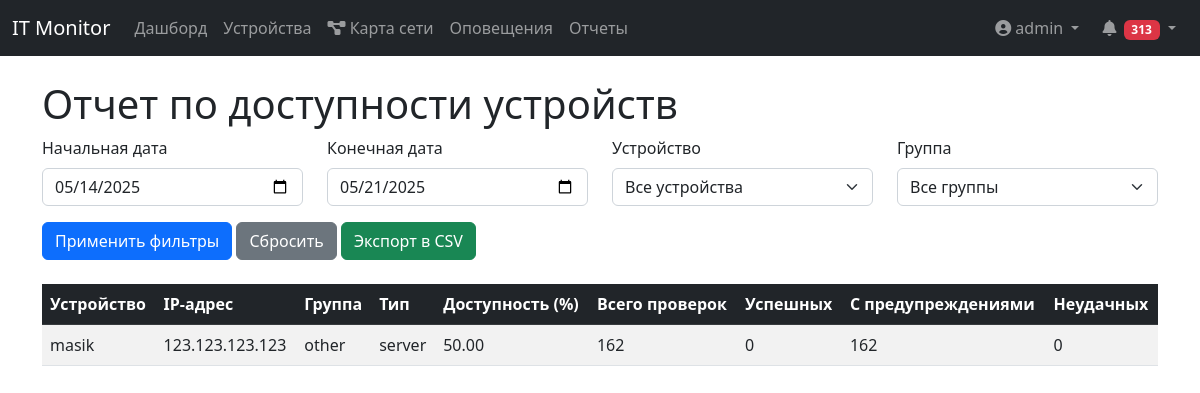
Page /reports/availability (signed in) on the committed database.
### app.py (models this page shows, shortened)
class User(UserMixin, db.Model):
    __tablename__ = 'users'
    id = db.Column(db.Integer, primary_key=True)
    login = db.Column(db.String(50), unique=True, nullable=False)
    password_hash = db.Column('pass', db.String(100), nullable=False)  # Используем имя столбца из БД
    role = db.Column(db.String(20), nullable=False, default='user')

class Device(db.Model):
    __tablename__ = 'devices'
    id = db.Column(db.Integer, primary_key=True)
    name = db.Column(db.String(100), nullable=False)
    ip_address = db.Column(db.String(15), nullable=False)
    device_type = db.Column(db.Enum(DeviceType, values_callable=lambda x: [e.value for e in DeviceType]),
                            nullable=False,
                            default=DeviceType.OTHER)
    group = db.Column(db.String(50), nullable=False)
    check_interval = db.Column(db.Integer, default=60)  # Интервал проверки в секундах
    monitoring_methods = db.Column(db.String(200), default='ping')  # Методы мониторинга, хранятся как строка, разделенная запятыми.
    description = db.Column(db.String(200))
    created_at = db.Column(db.DateTime, default=datetime.utcnow)
    updated_at = db.Column(db.DateTime, default=datetime.utcnow, onupdate=datetime.utcnow)
    last_check = db.Column(db.DateTime)
    monitoring_results = db.relationship(
        'MonitoringResult',
        back_populates='device',
        lazy='dynamic',
        cascade='all, delete-orphan'
    )
    @property
    def last_check(self):
        last_result = self.monitoring_results.order_by(MonitoringResult.timestamp.desc()).first()
        return last_result.timestamp if last_result else None

### app.py (the view, shortened to what this page needs)
@app.route('/reports/availability', methods=['GET', 'POST'])
@login_required
def availability_report():
    default_start = (datetime.utcnow() - timedelta(days=7)).strftime('%Y-%m-%d')
    default_end = datetime.utcnow().strftime('%Y-%m-%d')
    start_date = request.args.get('start_date', default_start)
    end_date = request.args.get('end_date', default_end)
    device_id = request.args.get('device_id', type=int)
    group = request.args.get('group')
    try:
        start_datetime = datetime.strptime(start_date, '%Y-%m-%d')
        end_datetime = datetime.strptime(end_date, '%Y-%m-%d') + timedelta(
            days=1)  # Добавляем день для включения конечной даты
    except ValueError:
        flash('Неверный формат даты. Используйте ГГГГ-ММ-ДД', 'danger')
        return redirect(url_for('availability_report'))
    query = db.session.query(
        Device,
        func.avg(case(
            (MonitoringResult.status == 'up', 100),
            (MonitoringResult.status == 'warning', 50),
            else_=0
        )).label('availability_percent'),
        func.count(MonitoringResult.id).label('total_checks'),
        func.sum(case(
            (MonitoringResult.status == 'up', 1),
            else_=0
        )).label('up_checks'),
        func.sum(case(
            (MonitoringResult.status == 'warning', 1),
            else_=0
        )).label('warning_checks'),
        func.sum(case(
            (MonitoringResult.status == 'down', 1),
            else_=0
        )).label('down_checks')
    ).join(
        MonitoringResult,
        Device.id == MonitoringResult.device_id
    ).filter(
        MonitoringResult.timestamp >= start_datetime,
        MonitoringResult.timestamp <= end_datetime
    ).group_by(Device.id)
    if device_id:
        query = query.filter(Device.id == device_id)
    if group:
        query = query.filter(Device.group == group)
    results = query.all()
    all_devices = Device.query.order_by(Device.name).all()
    return render_template('reports/availability.html',
                           results=results,
                           all_devices=all_devices,
                           start_date=start_date,
                           end_date=end_date,
                           selected_device_id=device_id,
                           selected_group=group)

### app.py (called while the page is built)
@login_manager.user_loader
def load_user(user_id):
    return User.query.get(int(user_id))

@app.before_request
def check_admin_count():
    if request.path.startswith('/admin'):  # Проверяем путь вместо endpoint
        admins_count = User.query.filter_by(role='admin').count()
        if admins_count < 1:
            abort(403, description="В системе должен быть хотя бы один администратор")

### templates/reports/availability.html (shortened to what this page needs)
{% extends "base.html" %}
{% block content %}
<div class="container mt-4">
    <h1>Отчет по доступности устройств</h1>
    <form method="get" class="mb-4">
        <div class="row">
            <div class="col-md-3">
                <label for="start_date" class="form-label">Начальная дата</label>
                <input type="date" class="form-control" id="start_date" name="start_date" value="{{ start_date }}">
            </div>
            <div class="col-md-3">
                <label for="end_date" class="form-label">Конечная дата</label>
                <input type="date" class="form-control" id="end_date" name="end_date" value="{{ end_date }}">
            </div>
            <div class="col-md-3">
                <label for="device_id" class="form-label">Устройство</label>
                <select class="form-select" id="device_id" name="device_id">
                    <option value="">Все устройства</option>
                </select>
            </div>
            <div class="col-md-3">
                <label for="group" class="form-label">Группа</label>
                <select class="form-select" id="group" name="group">
                    <option value="">Все группы</option>
                </select>
            </div>
        </div>
        <div class="row mt-3">
            <div class="col-md-12">
                <button type="submit" class="btn btn-primary">Применить фильтры</button>
                <a href="{{ url_for('availability_report') }}" class="btn btn-secondary">Сбросить</a>
                <a href="{{ url_for('availability_report', export='csv', **request.args) }}" class="btn btn-success">
                    Экспорт в CSV
                </a>
            </div>
        </div>
    </form>
    <div class="table-responsive">
        <table class="table table-striped table-hover">
            <thead class="table-dark">
                <tr>
                    <th>Устройство</th>
                    <th>IP-адрес</th>
                    <th>Группа</th>
                    <th>Тип</th>
                    <th>Доступность (%)</th>
                    <th>Всего проверок</th>
                    <th>Успешных</th>
                    <th>С предупреждениями</th>
                    <th>Неудачных</th>
                </tr>
            </thead>
            <tbody>
                {% for device, availability, total, up, warning, down in results %}
                <tr>
                    <td>{{ device.name }}</td>
                    <td>{{ device.ip_address }}</td>
                    <td>{{ device.group }}</td>
                    <td>{{ device.device_type.value }}</td>
                    <td>{{ '%.2f'|format(availability) }}</td>
                    <td>{{ total }}</td>
                    <td>{{ up }}</td>
                    <td>{{ warning }}</td>
                    <td>{{ down }}</td>
                </tr>
                {% else %}
                <tr>
                    <td colspan="9" class="text-center">Нет данных за выбранный период</td>
                </tr>
                {% endfor %}
            </tbody>
        </table>
    </div>
</div>
{% endblock %}

### templates/navbar.html (shortened to what this page needs)
<nav class="navbar navbar-expand-lg navbar-dark bg-dark">
    <div class="container-fluid">
        <a class="navbar-brand" href="/">IT Monitor</a>
        <div class="collapse navbar-collapse" id="navbarNav">
            <ul class="navbar-nav me-auto">
                <li class="nav-item">
                    <a class="nav-link" href="{{ url_for('dashboard') }}">Дашборд</a>
                </li>
                <li class="nav-item">
                    <a class="nav-link" href="{{ url_for('device_list') }}">Устройства</a>
                </li>
                <li class="nav-item">
                    <a class="nav-link" href="{{ url_for('network_map') }}">
                        <i class="fas fa-project-diagram"></i>
                        <span>Карта сети</span>
                    </a>
                </li>
                <li class="nav-item">
                    <a class="nav-link" href="{{ url_for('alert_list') }}">Оповещения</a>
                </li>
                <li class="nav-item">
                    <a class="nav-link" href="{{ url_for('reports_dashboard') }}">Отчеты</a>
                </li>
            </ul>
            <ul class="navbar-nav">
                <li class="nav-item dropdown">
                    <a class="nav-link dropdown-toggle" href="#" role="button" data-bs-toggle="dropdown">
                        <i class="fas fa-user-circle me-1"></i>{{ current_user.login }}
                    </a>
                </li>
                <li class="nav-item dropdown no-arrow mx-1">
                    <a class="nav-link dropdown-toggle" href="#" id="alertsDropdown" role="button" data-bs-toggle="dropdown" aria-expanded="false">
                        <i class="fas fa-bell fa-fw"></i>
                        <span id="alert-counter" class="badge badge-counter" data-count="0">0</span>
                    </a>
                </li>
            </ul>
        </div>
    </div>
</nav>

### rows in the picture
User: login "admin"
Device: name "masik", ip_address "123.123.123.123", group "other", device_type.value "server", availability "50.00", total "162", up "0", warning "162", down "0"
